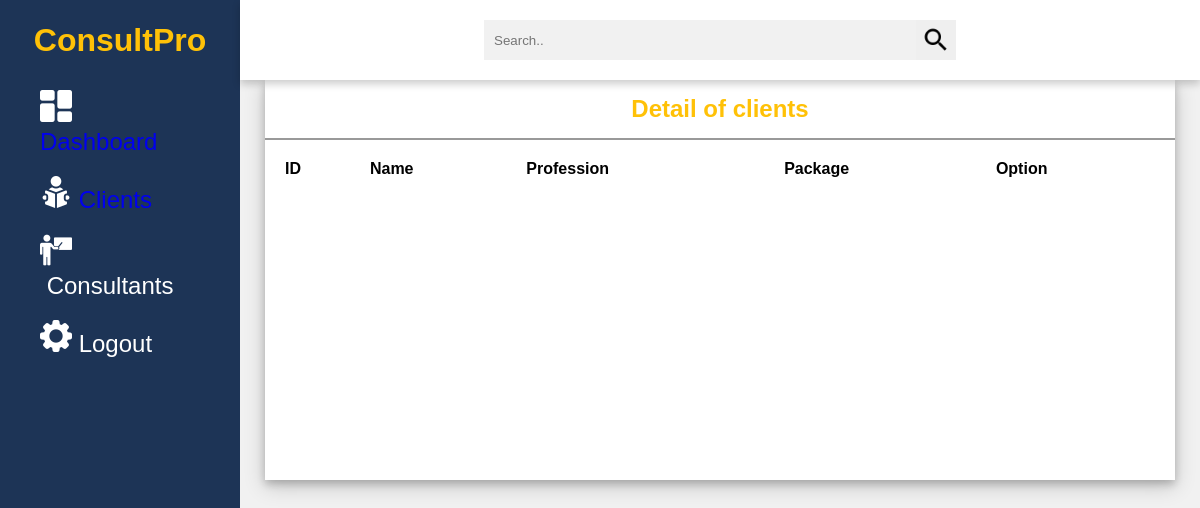
Before: /admin-portal/clients.php (signed in) with the older database file.
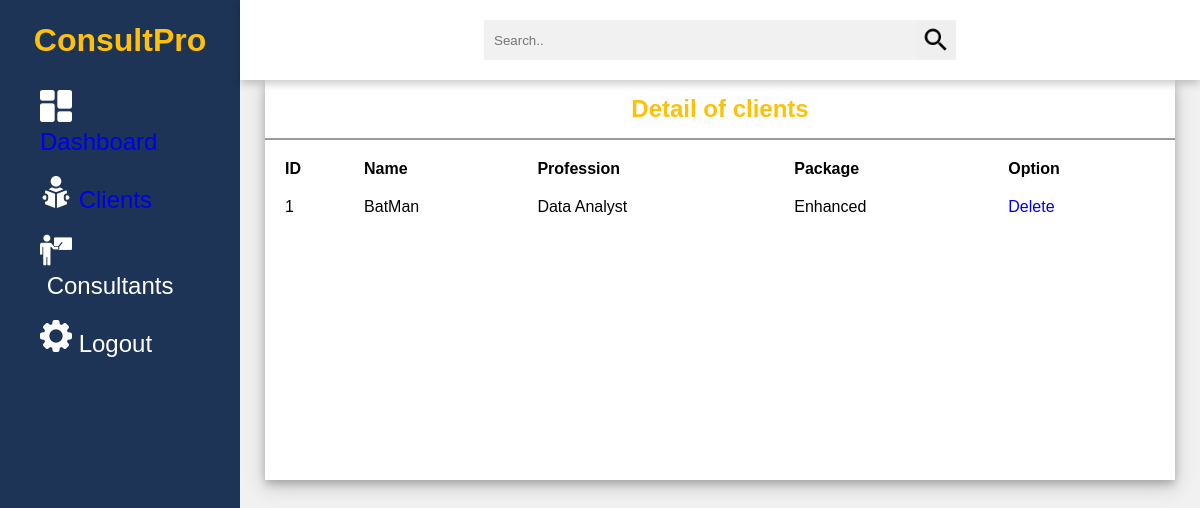
After: the same page with the newer database file.
### tables this page shows
CREATE TABLE `customers` (
  `customer_id` int(11) NOT NULL,
  `customerFirstName` varchar(50) NOT NULL,
  `customerLastName` varchar(50) NOT NULL,
  `customerUsername` varchar(50) NOT NULL,
  `customerEmail` varchar(100) NOT NULL,
  `password` varchar(50) NOT NULL,
  `image` text NOT NULL,
  `profession` varchar(50) NOT NULL,
  `customerMobileNo` varchar(12) NOT NULL,
  `package` varchar(20) NOT NULL,
  `createdDate` timestamp NOT NULL DEFAULT current_timestamp() ON UPDATE current_timestamp(),
  `isDeleted` int(1) NOT NULL
);

### admin-portal/clients.php (the view, shortened to what this page needs)
<?php require_once('../connection/dbconnection.php'); ?>
<?php
$customer_list = "";
$query = "SELECT * FROM customers
          WHERE
          isDeleted = 0
          ORDER BY
          customer_id";
$customers = mysqli_query($connection, $query);
if ($customers) {
    while ($customer = mysqli_fetch_assoc($customers)) {
        $customer_list .= "<tbody>";
        $customer_list .= "<tr>";
        $customer_list .= "<td class=\"text-left\"> {$customer['customer_id']} </td>";
        $customer_list .= "<td class=\"text-left\"> {$customer['customerUsername']} </td>";
        $customer_list .= "<td class=\"text-left\"> {$customer['profession']} </td>";
        $customer_list .= "<td class=\"text-left\"> {$customer['package']} </td>";
        $customer_list .= "<td class=\"text-left\"> <a href=\"components/delete_customer.php?cus_id={$customer['customer_id']}\" onclick = \"return confirm('Are you sure to delete?');\"> Delete </a> </td>";
        $customer_list .= "</tr>";
        $customer_list .= "</tbody>";
    }
} else {
    echo "DB Failed!";
}
?>
<!DOCTYPE html>
<html lang="en">
<head>
    <link rel="stylesheet" href="./css/clients.css">
</head>
<body>
    <?php require_once('./components/sideMenuAdmin.php'); ?>
    <div class="container">
        <div class="header">
            <div class="nav">
                <div class="search">
                    <input type="text" placeholder="Search..">
                    <button type="submit"><img src="img/search.png" alt=""></button>
                </div>
            </div>
        </div>
        <div class="content">
            <div class="content-2">
                <div class="clients">
                    <div class="title">
                        <h2>Detail of clients</h2>
                    </div>
                    <table>
                        <tr>
                            <th>ID</th>
                            <th>Name</th>
                            <th>Profession</th>
                            <th>Package</th>
                            <th>Option</th>
                        </tr>
                        <tr>
                            <?php echo $customer_list; ?>
                        </tr>
                    </table>
                </div>
            </div>
        </div>
</body>
</html>

Changed rows visible on the page:
added customers: customer_id "1", customerUsername "BatMan", profession "Data Analyst", package "Enhanced"
